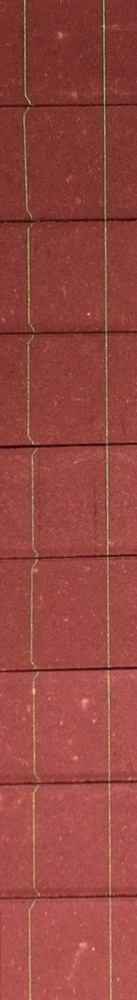
#> input picture PiCameraImage.jpg, 137 x 1000 px, shrunk from 223 x 1630 before the run
$ python -i image_manipulator.py   (imports and definitions only)
#> lines starting #> are read from the running program, lines starting #| are printed output that depends on the picture; after the words box and inside, x2 and y2 are one past the last pixel; in counts of white or black regions, pixels touching at a corner belong together
#> further down, picture is the input picture: shape (1000, 137, 3); mean B, G, R 63.8, 70, 149.3
import cv2
from numpy import array


class ImageManipulator:
    def __init__(self):
        self.MASK_NAMES = ["green", "white"]

        # self.lower_green_mask = array([10, 80, 120])
        # self.lower_green_mask = array([10, 80, 70])# W RAZIE POTRZEBY ZMIENIAĆ TYLKO LOWER MASK (WSZYSTKIE 3 WARTOŚCI)
        # self.lower_green_mask = array([5, 20, 110])
        self.lower_green_mask = array([0, 20, 110])
        self.upper_green_mask = array([110, 255, 255])

        # self.sensitivity = 20
        # self.lower_white_mask = array([0, 0, 255 - self.sensitivity])
        # self.upper_white_mask = array([255, self.sensitivity, 255])

    def preprocess_frame(self, frame, min_threshold_for_edge_detection=10,max_threshold_for_edge_detection=1000, get_masked_frame=True):

#> called with min_threshold_for_edge_detection = 10, max_threshold_for_edge_detection = 1000, get_masked_frame = True
        frame = cv2.rotate(frame, cv2.ROTATE_90_CLOCKWISE)
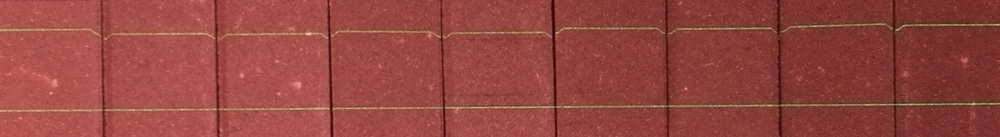
#> frame: shape (137, 1000, 3); mean of channels 0, 1, 2 63.8, 70, 149.3; drawn as B, G, R
        masked_frame = self.apply_mask(frame)
        cv2.imwrite("preprocessed_frame.jpg",masked_frame)
        edged_frame = self.get_edged_frame(masked_frame, min_threshold=min_threshold_for_edge_detection,max_threshold=max_threshold_for_edge_detection)
        cv2.imwrite("edged_frame.jpg",edged_frame)
        if get_masked_frame:
            return masked_frame, edged_frame
        return edged_frame


    def apply_mask(self, frame):
        image_hsv = cv2.cvtColor(frame, cv2.COLOR_BGR2HSV)
#> image_hsv: shape (137, 1000, 3); mean H, S, V 2.3, 147.8, 149.3

        lower_mask = self.lower_green_mask
        upper_mask = self.upper_green_mask

        # # White mask
        # lower_mask = self.lower_white_mask
        # upper_mask = self.upper_white_mask

        mask = cv2.inRange(image_hsv, lower_mask, upper_mask)
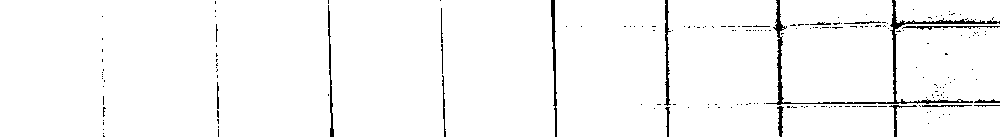
#> mask: shape (137, 1000); 97.2% white; black in thin lines or dots, all inside (x1, y1, x2, y2) = (102, 0, 1000, 137)
        mask = cv2.bitwise_and(frame, frame, mask=mask)
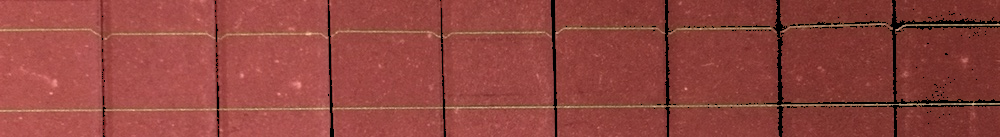
#> mask: shape (137, 1000, 3); mean of channels 0, 1, 2 63.1, 69, 146.7; drawn as B, G, R

        frame = frame.copy()
        frame[mask == 0] = 0 # Colour all image except mask on black
        return frame

    def get_edged_frame(self, frame, min_threshold,max_threshold):
#> called with min_threshold = 10, max_threshold = 1000
        edged = cv2.Canny(frame, min_threshold, max_threshold)
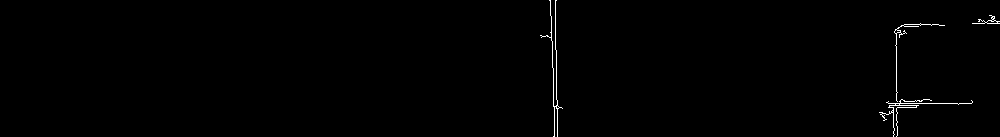
#> edged: shape (137, 1000); 0.59% white in thin lines or dots, all inside (x1, y1, x2, y2) = (540, 0, 1000, 137)
        edged = cv2.dilate(edged, None, iterations=1)
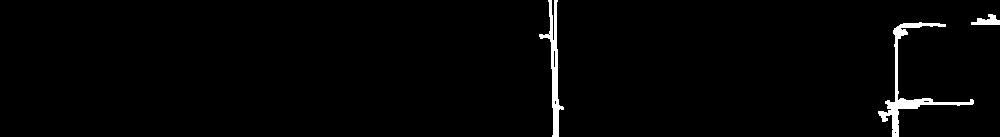
#> edged: shape (137, 1000); 1.8% white; 3 white regions, box (x1, y1, x2, y2) and area: (878, 22, 974, 137) 1305, (539, 0, 564, 137) 909, (971, 14, 1000, 25) 189
        edged = cv2.erode(edged, None, iterations=1)
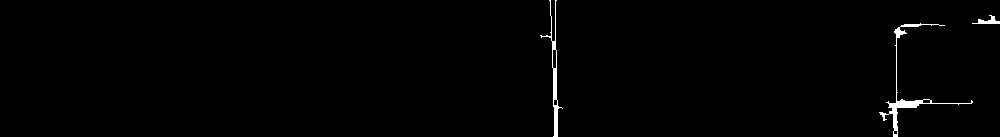
#> edged: shape (137, 1000); 0.9% white; 3 white regions, box (x1, y1, x2, y2) and area: (879, 23, 973, 137) 680, (540, 0, 563, 137) 450, (972, 15, 1000, 24) 108
        return edged

>>> import cv2
>>> picture = cv2.imread('PiCameraImage.jpg')
>>> result = ImageManipulator().preprocess_frame(picture)

$ run again, on ajfon.jpg
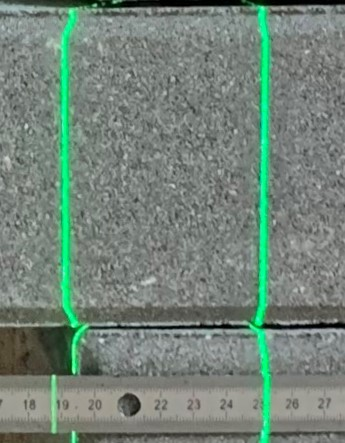
#> input picture ajfon.jpg, 345 x 443 px
#> picture is the input picture: shape (443, 345, 3); mean B, G, R 120.6, 131.5, 114.7
#> image_hsv: shape (345, 443, 3); mean H, S, V 62.1, 32.2, 131.7
#> in apply_mask, `mask = cv2.inRange(image_hsv, lower_mask, upper_mask)`:
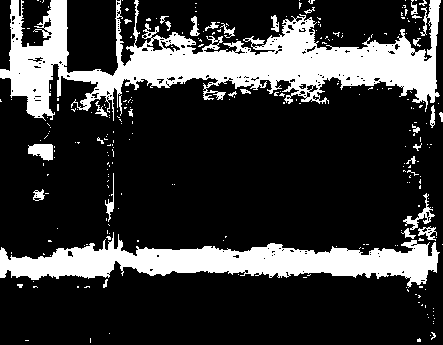
#> mask: shape (345, 443); 22.1% white; 264 white regions (232 under 20 px), largest, box (x1, y1, x2, y2) and area: (0, 0, 441, 121) 20117, (0, 232, 440, 288) 10985, (28, 144, 53, 161) 316
#> in get_edged_frame, `edged = cv2.erode(edged, None, iterations=1)`:
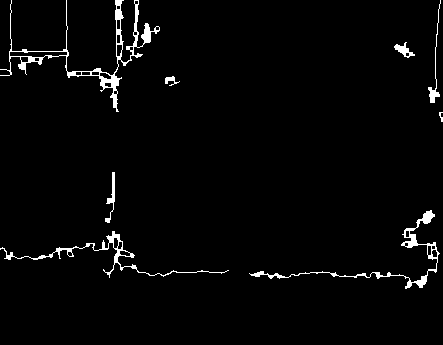
#> edged: shape (345, 443); 2.5% white; 8 white regions, largest, box (x1, y1, x2, y2) and area: (0, 0, 160, 112) 1578, (249, 210, 440, 289) 915, (0, 231, 229, 278) 707
